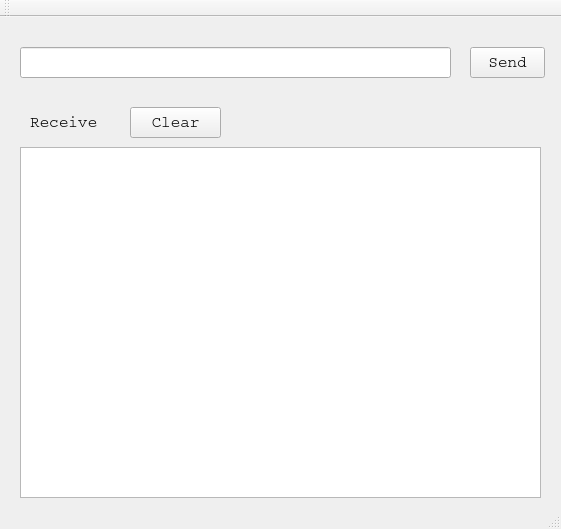
<?xml version="1.0" encoding="UTF-8"?>
<ui version="4.0">
 <class>MainWindow</class>
 <widget class="QMainWindow" name="MainWindow">
  <property name="geometry">
   <rect>
    <x>0</x>
    <y>0</y>
    <width>561</width>
    <height>529</height>
   </rect>
  </property>
  <property name="font">
   <font>
    <family>Courier</family>
    <pointsize>12</pointsize>
   </font>
  </property>
  <property name="windowTitle">
   <string>MainWindow</string>
  </property>
  <widget class="QWidget" name="centralWidget">
   <widget class="QPushButton" name="btnSend">
    <property name="enabled">
     <bool>true</bool>
    </property>
    <property name="geometry">
     <rect>
      <x>470</x>
      <y>30</y>
      <width>75</width>
      <height>31</height>
     </rect>
    </property>
    <property name="font">
     <font>
      <family>Courier</family>
      <pointsize>12</pointsize>
      <weight>50</weight>
      <bold>false</bold>
     </font>
    </property>
    <property name="text">
     <string>Send</string>
    </property>
   </widget>
   <widget class="QLineEdit" name="lineEditSend">
    <property name="geometry">
     <rect>
      <x>20</x>
      <y>30</y>
      <width>431</width>
      <height>31</height>
     </rect>
    </property>
    <property name="font">
     <font>
      <family>Courier</family>
      <pointsize>12</pointsize>
      <weight>50</weight>
      <bold>false</bold>
     </font>
    </property>
   </widget>
   <widget class="QTextEdit" name="textEditRec">
    <property name="geometry">
     <rect>
      <x>20</x>
      <y>130</y>
      <width>521</width>
      <height>351</height>
     </rect>
    </property>
    <property name="readOnly">
     <bool>true</bool>
    </property>
   </widget>
   <widget class="QPushButton" name="pushButton">
    <property name="geometry">
     <rect>
      <x>130</x>
      <y>90</y>
      <width>91</width>
      <height>31</height>
     </rect>
    </property>
    <property name="text">
     <string>Clear</string>
    </property>
   </widget>
   <widget class="QLabel" name="label">
    <property name="geometry">
     <rect>
      <x>30</x>
      <y>90</y>
      <width>71</width>
      <height>31</height>
     </rect>
    </property>
    <property name="text">
     <string>Receive</string>
    </property>
   </widget>
  </widget>
  <widget class="QToolBar" name="mainToolBar">
   <attribute name="toolBarArea">
    <enum>TopToolBarArea</enum>
   </attribute>
   <attribute name="toolBarBreak">
    <bool>false</bool>
   </attribute>
  </widget>
  <widget class="QStatusBar" name="statusBar"/>
 </widget>
 <layoutdefault spacing="6" margin="11"/>
 <resources/>
 <connections/>
</ui>
